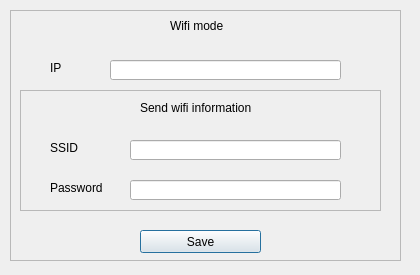
<?xml version="1.0" encoding="UTF-8"?>
<ui version="4.0">
 <class>wifiDialog</class>
 <widget class="QDialog" name="wifiDialog">
  <property name="geometry">
   <rect>
    <x>0</x>
    <y>0</y>
    <width>420</width>
    <height>275</height>
   </rect>
  </property>
  <property name="minimumSize">
   <size>
    <width>420</width>
    <height>275</height>
   </size>
  </property>
  <property name="maximumSize">
   <size>
    <width>420</width>
    <height>275</height>
   </size>
  </property>
  <property name="windowTitle">
   <string>Coonect Mode</string>
  </property>
  <widget class="QFrame" name="main_wifi_frame">
   <property name="geometry">
    <rect>
     <x>10</x>
     <y>10</y>
     <width>391</width>
     <height>251</height>
    </rect>
   </property>
   <property name="frameShape">
    <enum>QFrame::StyledPanel</enum>
   </property>
   <property name="frameShadow">
    <enum>QFrame::Plain</enum>
   </property>
   <widget class="QLabel" name="wifi_label">
    <property name="geometry">
     <rect>
      <x>160</x>
      <y>10</y>
      <width>56</width>
      <height>12</height>
     </rect>
    </property>
    <property name="text">
     <string>Wifi mode</string>
    </property>
   </widget>
   <widget class="QLabel" name="wifi_label_2">
    <property name="geometry">
     <rect>
      <x>40</x>
      <y>50</y>
      <width>21</width>
      <height>16</height>
     </rect>
    </property>
    <property name="text">
     <string>IP</string>
    </property>
   </widget>
   <widget class="QPushButton" name="save_pushButton">
    <property name="geometry">
     <rect>
      <x>130</x>
      <y>220</y>
      <width>121</width>
      <height>23</height>
     </rect>
    </property>
    <property name="text">
     <string>Save</string>
    </property>
   </widget>
   <widget class="QFrame" name="sub_wifi_frame">
    <property name="geometry">
     <rect>
      <x>10</x>
      <y>80</y>
      <width>361</width>
      <height>121</height>
     </rect>
    </property>
    <property name="frameShape">
     <enum>QFrame::StyledPanel</enum>
    </property>
    <property name="frameShadow">
     <enum>QFrame::Plain</enum>
    </property>
    <widget class="QLineEdit" name="ssid_lineEdit">
     <property name="geometry">
      <rect>
       <x>110</x>
       <y>50</y>
       <width>211</width>
       <height>20</height>
      </rect>
     </property>
    </widget>
    <widget class="QLabel" name="wifi_label_5">
     <property name="geometry">
      <rect>
       <x>30</x>
       <y>90</y>
       <width>61</width>
       <height>16</height>
      </rect>
     </property>
     <property name="text">
      <string>Password</string>
     </property>
    </widget>
    <widget class="QLineEdit" name="password_lineEdit">
     <property name="geometry">
      <rect>
       <x>110</x>
       <y>90</y>
       <width>211</width>
       <height>20</height>
      </rect>
     </property>
    </widget>
    <widget class="QLabel" name="wifi_label_3">
     <property name="geometry">
      <rect>
       <x>120</x>
       <y>10</y>
       <width>121</width>
       <height>16</height>
      </rect>
     </property>
     <property name="text">
      <string>Send wifi information</string>
     </property>
    </widget>
    <widget class="QLabel" name="wifi_label_4">
     <property name="geometry">
      <rect>
       <x>30</x>
       <y>50</y>
       <width>31</width>
       <height>16</height>
      </rect>
     </property>
     <property name="text">
      <string>SSID</string>
     </property>
    </widget>
   </widget>
   <widget class="QLineEdit" name="ip_lineEdit">
    <property name="geometry">
     <rect>
      <x>100</x>
      <y>50</y>
      <width>231</width>
      <height>20</height>
     </rect>
    </property>
   </widget>
  </widget>
 </widget>
 <resources/>
 <connections/>
</ui>
